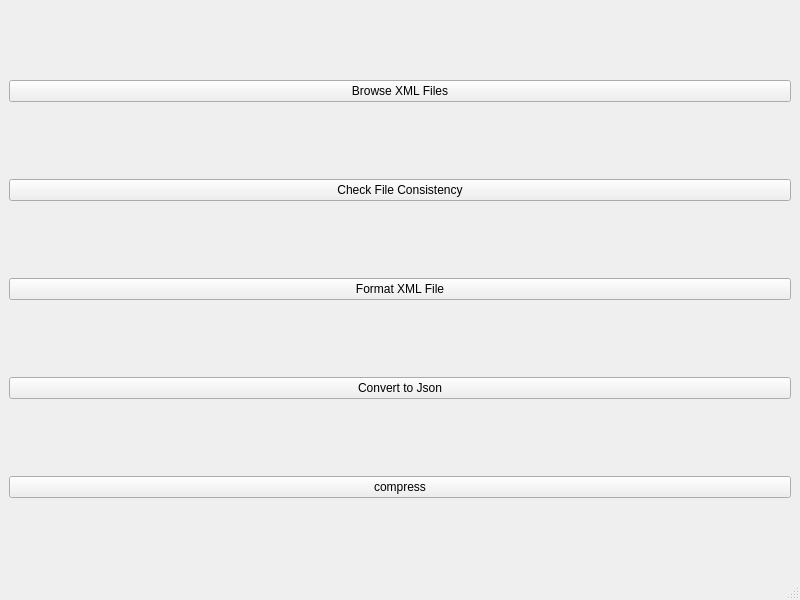
<?xml version="1.0" encoding="UTF-8"?>
<ui version="4.0">
 <class>MainWindow</class>
 <widget class="QMainWindow" name="MainWindow">
  <property name="geometry">
   <rect>
    <x>0</x>
    <y>0</y>
    <width>800</width>
    <height>600</height>
   </rect>
  </property>
  <property name="windowTitle">
   <string>MainWindow</string>
  </property>
  <widget class="QWidget" name="centralwidget">
   <layout class="QVBoxLayout" name="verticalLayout">
    <item>
     <widget class="QPushButton" name="pushButton_browsefile">
      <property name="text">
       <string>Browse XML Files</string>
      </property>
     </widget>
    </item>
    <item>
     <widget class="QPushButton" name="pushButton_check">
      <property name="text">
       <string>Check File Consistency</string>
      </property>
     </widget>
    </item>
    <item>
     <widget class="QPushButton" name="pushButton_format">
      <property name="text">
       <string>Format XML File</string>
      </property>
     </widget>
    </item>
    <item>
     <widget class="QPushButton" name="pushButton_converttojson">
      <property name="text">
       <string>Convert to Json</string>
      </property>
     </widget>
    </item>
    <item>
     <widget class="QPushButton" name="pushButton_compress">
      <property name="text">
       <string>compress</string>
      </property>
     </widget>
    </item>
   </layout>
  </widget>
  <widget class="QMenuBar" name="menubar">
   <property name="geometry">
    <rect>
     <x>0</x>
     <y>0</y>
     <width>800</width>
     <height>21</height>
    </rect>
   </property>
  </widget>
  <widget class="QStatusBar" name="statusbar"/>
 </widget>
 <resources/>
 <connections/>
</ui>
